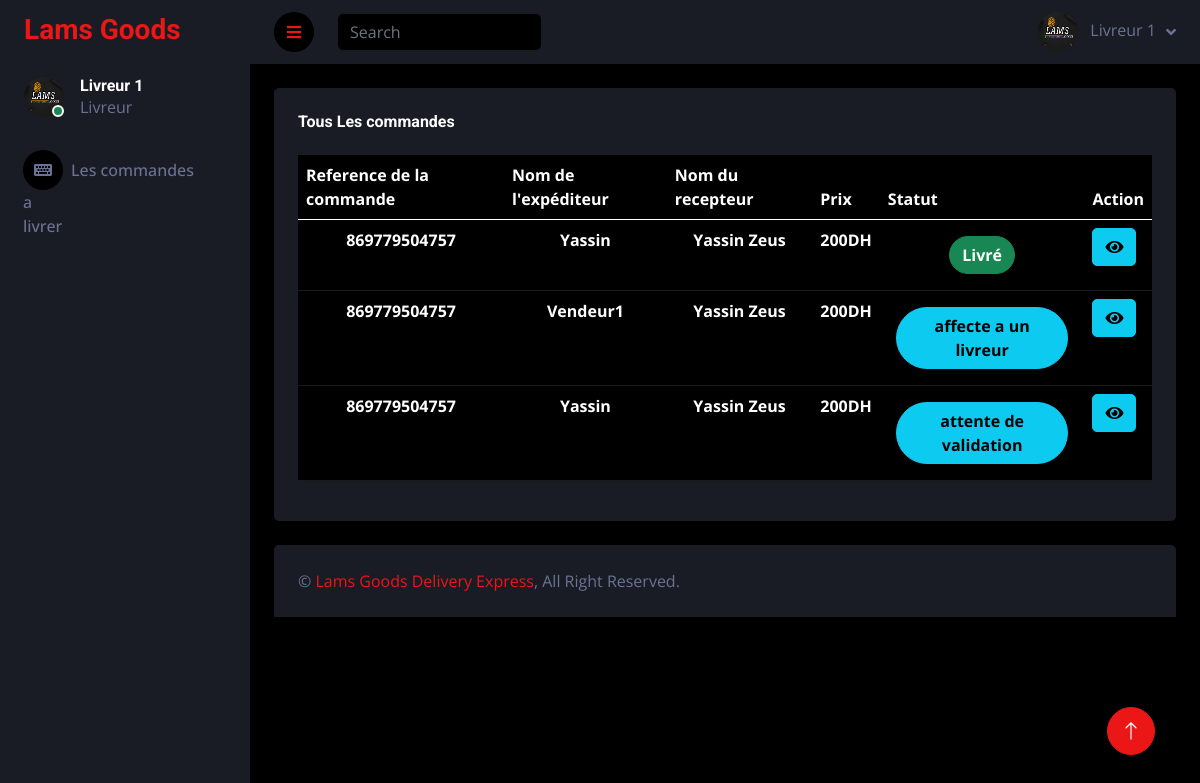
The app's page /index.php?page=LivCOmm (signed in) with its own data.
### tables this page shows
CREATE TABLE `Order` (
  `id` int(30) NOT NULL,
  `reference_number` varchar(100) NOT NULL,
  `sender_name` text NOT NULL,
  `sender_address` text NOT NULL,
  `sender_contact` text NOT NULL,
  `recipient_name` text NOT NULL,
  `recipient_address` text NOT NULL,
  `recipient_contact` text NOT NULL,
  `weight` varchar(100) NOT NULL,
  `price` float NOT NULL,
  `status` int(2) NOT NULL DEFAULT 0,
  `date_created` datetime NOT NULL DEFAULT current_timestamp(),
  `LivreurId` int(11) NOT NULL
);

### LivCOmm.php (the view, shortened to what this page needs)
<?php
$conn = connect_db();
$result = $conn->query("Select * FROM `Order` where LivreurId=".$_SESSION['id']);
$data = $result->fetchAll(PDO::FETCH_ASSOC);
?>
<div class="container-fluid pt-4 px-4">
            <div class="bg-secondary rounded h-100 p-4">
            <h6 class="mb-4">Tous Les commandes</h6>
            <table class="table table-dark"  id="list">
                                <thead>
                                    <tr>
                                        <th scope="col">Reference de la commande</th>
                                        <th scope="col">Nom de l'expéditeur</th>
                                        <th scope="col">Nom du recepteur</th>
                                        <th scope="col">Prix</th>
                                        <th scope="col">Statut</th>
                                        <th scope="col">Action</th>
                                    </tr>
                                </thead>
                                <tbody>
                                    <?php foreach($data as $k=>$v){ ?>
                                        <tr>
                                        <td class="text-center"><strong><?php echo ucwords($v["reference_number"])?></strong></td>
                                        <td class="text-center"><strong><?php echo ucwords($v["sender_name"])?></strong></td>
                                        <td class="text-center"><strong><?php echo ucwords($v["recipient_name"])?></strong></td>
                                        <td class="text-center"><strong><?php echo ucwords($v["price"])."DH"?></strong></td>
                                        <td class="text-center">
                                        <?php
							switch ($v['status']) {
								case '1':
									echo "<span class='btn btn-info rounded-pill m-2'> <strong>affecte a un livreur</strong></span>";
									break;
								case '3':
									echo "<span class='btn btn-success rounded-pill m-2'> <strong>Livré</strong></span>";
									break;
								default:
                echo "<span class='btn btn-info rounded-pill m-2'> <strong>attente de validation</strong> </span>";
									break;
							}
							?>
                             </td>
                             <td >
                             <div class="btn-group">
                             <a href="index.php?page=view_order&id=<?php echo $v['id'] ?>" class="btn btn-info btn-flat ">
		                          <i class="fas fa-eye"></i>
                             </a>
	                      </div>
                             </td>
                                        </tr>
                                    <?php } ?>
                                </tbody>
                            </table>
            </div>
        </div>

### css/style.css (style rules this page uses)
:root { --primary: #EB1616; --secondary: #191C24; --light: #6C7293; --dark: #000000; }
.btn { transition: .5s; }

### records on screen
order: reference_number "869779504757", sender_name "Yassin", recipient_name "Yassin Zeus", price "200", status "Livré"
order: reference_number "869779504757", sender_name "Vendeur1", recipient_name "Yassin Zeus", price "200", status "affecte a un livreur"
order: reference_number "869779504757", sender_name "Yassin", recipient_name "Yassin Zeus", price "200", status "attente de validation"

### other values on screen
$username "Livreur 1"
$Profile "Livreur"
